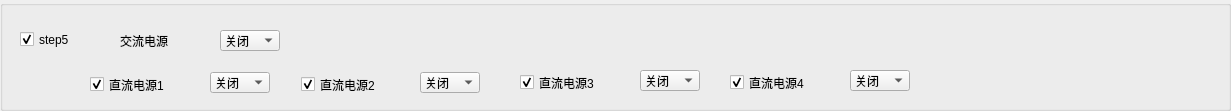
  <widget class="QGroupBox" name="groupBox">
   <property name="geometry">
    <rect>
     <x>0</x>
     <y>610</y>
     <width>1231</width>
     <height>111</height>
    </rect>
   </property>
   <property name="title">
    <string/>
   </property>
   <widget class="QComboBox" name="comboBox_S5_DC3">
    <property name="geometry">
     <rect>
      <x>640</x>
      <y>70</y>
      <width>60</width>
      <height>21</height>
     </rect>
    </property>
    <item>
     <property name="text">
      <string>关闭</string>
     </property>
    </item>
    <item>
     <property name="text">
      <string>开启</string>
     </property>
    </item>
   </widget>
   <widget class="QCheckBox" name="checkBox_S5_DC3">
    <property name="geometry">
     <rect>
      <x>520</x>
      <y>72</y>
      <width>111</width>
      <height>21</height>
     </rect>
    </property>
    <property name="text">
     <string>直流电源3</string>
    </property>
    <property name="checked">
     <bool>true</bool>
    </property>
   </widget>
   <widget class="QCheckBox" name="checkBox_S5">
    <property name="geometry">
     <rect>
      <x>20</x>
      <y>29</y>
      <width>81</width>
      <height>21</height>
     </rect>
    </property>
    <property name="text">
     <string>step5</string>
    </property>
    <property name="checked">
     <bool>true</bool>
    </property>
   </widget>
   <widget class="QCheckBox" name="checkBox_S5_DC1">
    <property name="geometry">
     <rect>
      <x>90</x>
      <y>74</y>
      <width>111</width>
      <height>21</height>
     </rect>
    </property>
    <property name="text">
     <string>直流电源1</string>
    </property>
    <property name="checked">
     <bool>true</bool>
    </property>
   </widget>
   <widget class="QComboBox" name="comboBox_S5_DC2">
    <property name="geometry">
     <rect>
      <x>420</x>
      <y>72</y>
      <width>60</width>
      <height>21</height>
     </rect>
    </property>
    <item>
     <property name="text">
      <string>关闭</string>
     </property>
    </item>
    <item>
     <property name="text">
      <string>开启</string>
     </property>
    </item>
   </widget>
   <widget class="QLabel" name="label_8">
    <property name="geometry">
     <rect>
      <x>120</x>
      <y>30</y>
      <width>81</width>
      <height>21</height>
     </rect>
    </property>
    <property name="text">
     <string>交流电源</string>
    </property>
   </widget>
   <widget class="QCheckBox" name="checkBox_S5_DC2">
    <property name="geometry">
     <rect>
      <x>301</x>
      <y>74</y>
      <width>111</width>
      <height>21</height>
     </rect>
    </property>
    <property name="text">
     <string>直流电源2</string>
    </property>
    <property name="checked">
     <bool>true</bool>
    </property>
   </widget>
   <widget class="QComboBox" name="comboBox_S5_AC">
    <property name="geometry">
     <rect>
      <x>220</x>
      <y>30</y>
      <width>60</width>
      <height>21</height>
     </rect>
    </property>
    <item>
     <property name="text">
      <string>关闭</string>
     </property>
    </item>
    <item>
     <property name="text">
      <string>开启</string>
     </property>
    </item>
   </widget>
   <widget class="QComboBox" name="comboBox_S5_DC1">
    <property name="geometry">
     <rect>
      <x>210</x>
      <y>72</y>
      <width>60</width>
      <height>21</height>
     </rect>
    </property>
    <item>
     <property name="text">
      <string>关闭</string>
     </property>
    </item>
    <item>
     <property name="text">
      <string>开启</string>
     </property>
    </item>
   </widget>
   <widget class="QComboBox" name="comboBox_S5_DC4">
    <property name="geometry">
     <rect>
      <x>850</x>
      <y>70</y>
      <width>60</width>
      <height>21</height>
     </rect>
    </property>
    <item>
     <property name="text">
      <string>关闭</string>
     </property>
    </item>
    <item>
     <property name="text">
      <string>开启</string>
     </property>
    </item>
   </widget>
   <widget class="QCheckBox" name="checkBox_S5_DC4">
    <property name="geometry">
     <rect>
      <x>730</x>
      <y>72</y>
      <width>111</width>
      <height>21</height>
     </rect>
    </property>
    <property name="text">
     <string>直流电源4</string>
    </property>
    <property name="checked">
     <bool>true</bool>
    </property>
   </widget>
  </widget>
